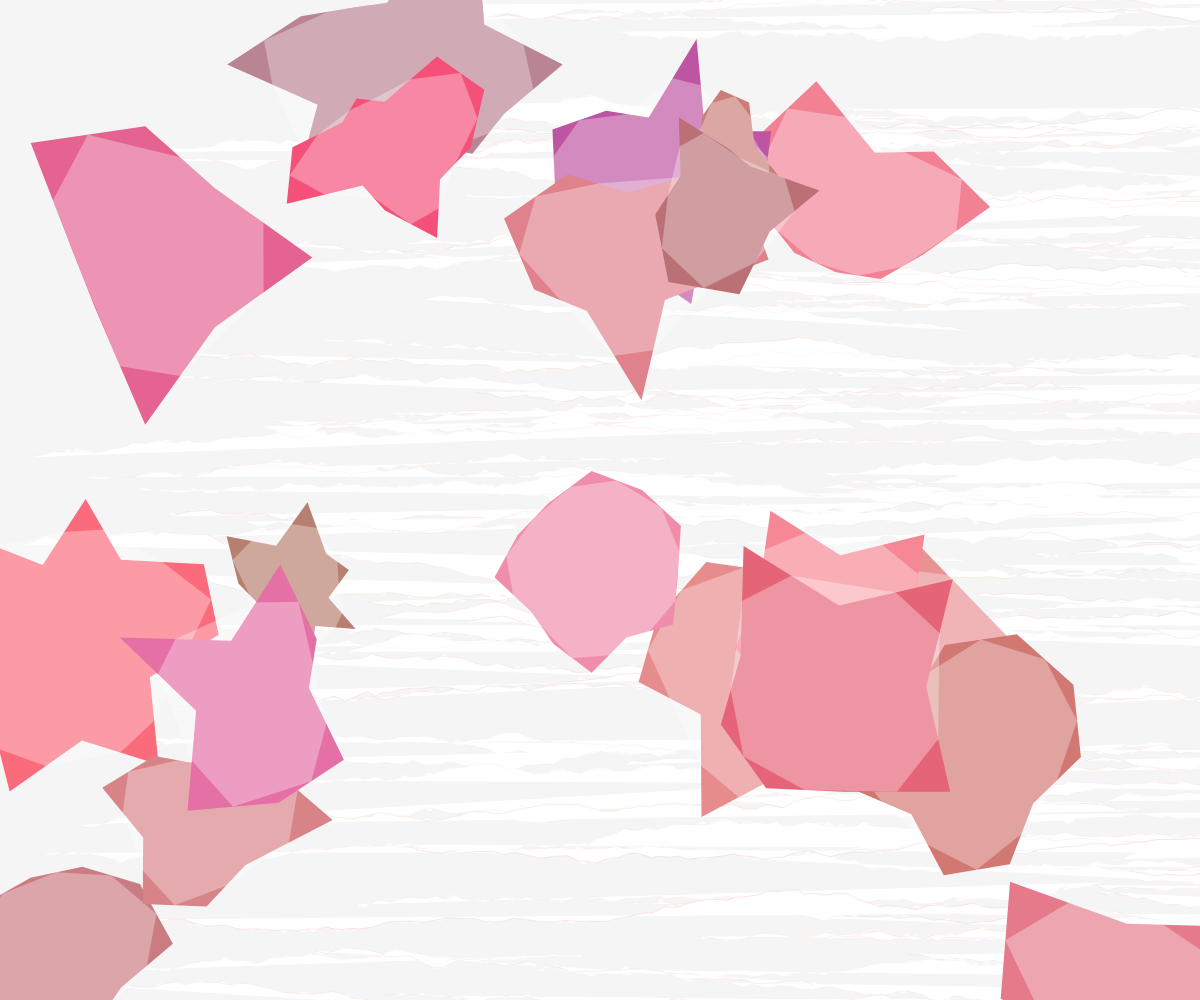
Frame 1 (no input)
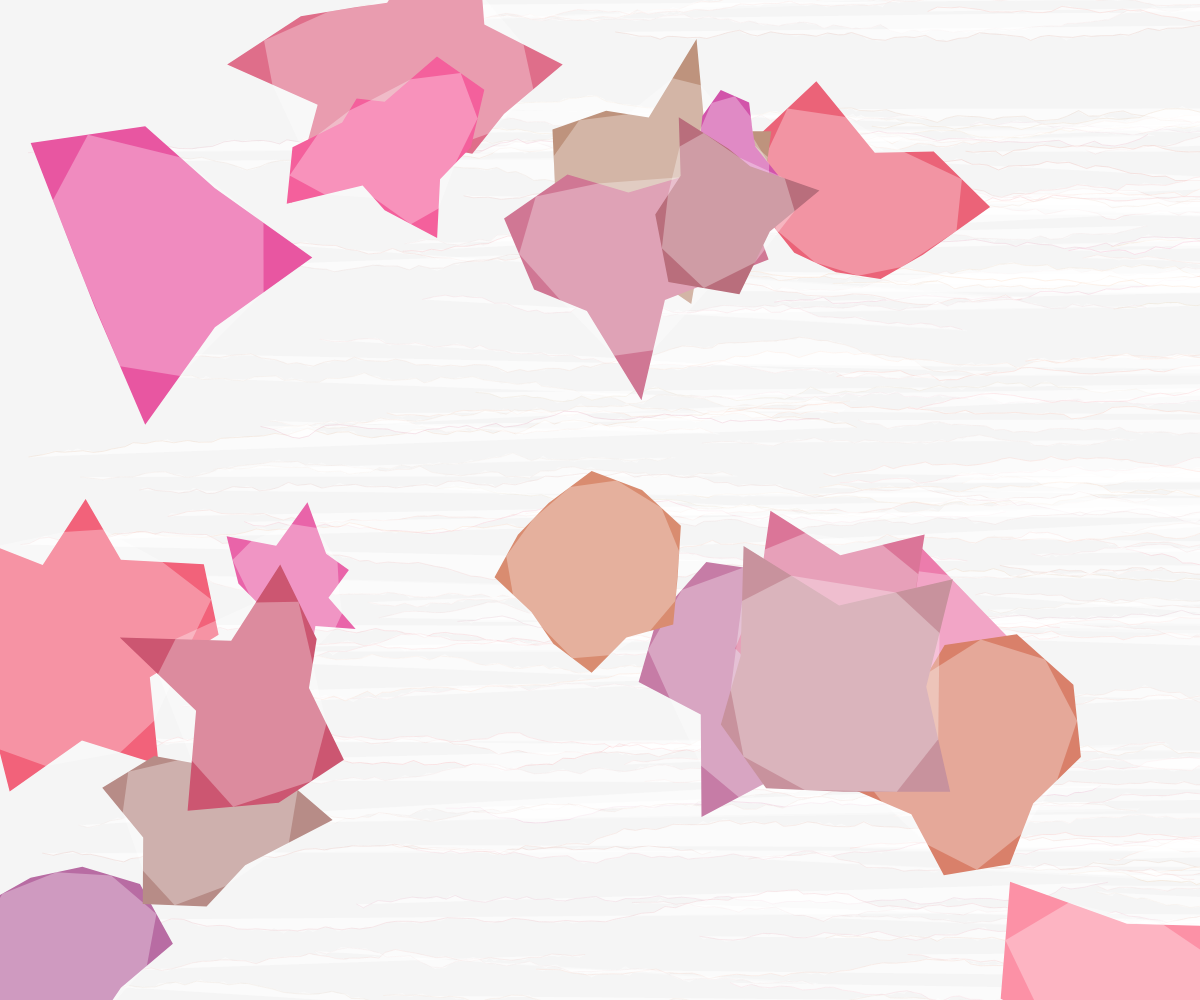
Frame 2 (the mouse pressed at the canvas centre, redrawn once)

The p5.js sketch that drew these frames (run headless with seeded random() and noise() and a simulated clock; the mouse was pressed at the canvas centre and the sketch redrawn once):

// p5.js sketch
// ── sketch.js
let forms = [];
let veins = [];

function setup() {
  createCanvas(windowWidth, windowHeight);
  noLoop();

  // Create organic forms inspired by rhododendrons
  for (let i = 0; i < 20; i++) {
    let x = random(width);
    let y = random(height);
    let size = random(80, 200);
    let form = new OrganicForm(x, y, size);
    forms.push(form);
  }

  // Create vein-like networks
  for (let i = 0; i < 150; i++) {
    let v = new Vein();
    veins.push(v);
  }
}

function draw() {
  background(245);

  // Draw veins first so they appear under forms
  strokeWeight(0.5);
  for (let vein of veins) {
    vein.display();
  }

  // Draw forms on top
  for (let form of forms) {
    form.display();
  }
}

class OrganicForm {
  constructor(x, y, size) {
    this.x = x;
    this.y = y;
    this.size = size;
    this.segments = [];
    this.generateSegments();
  }

  generateSegments() {
    let numSegments = floor(random(8, 15));
    for (let i = 0; i < numSegments; i++) {
      let angle = map(i, 0, numSegments, 0, TWO_PI);
      let radius = random(this.size * 0.3, this.size * 0.9);
      let px = this.x + cos(angle) * radius;
      let py = this.y + sin(angle) * radius;
      this.segments.push({ x: px, y: py });
    }
  }

  display() {
    // Fill with saturated jewel tone
    fill(random(180, 255), random(80, 150), random(100, 180));
    noStroke();
    
    // Draw form as a complex organic shape
    beginShape();
    for (let seg of this.segments) {
      vertex(seg.x, seg.y);
    }
    endShape(CLOSE);

    // Add pastel highlight
    fill(255, 255, 255, 80);
    noStroke();
    beginShape();
    for (let i = 0; i < this.segments.length; i++) {
      let seg = this.segments[i];
      let nextSeg = this.segments[(i + 1) % this.segments.length];
      let midX = (seg.x + nextSeg.x) / 2;
      let midY = (seg.y + nextSeg.y) / 2;
      vertex(midX, midY);
    }
    endShape(CLOSE);
  }
}

class Vein {
  constructor() {
    this.points = [];
    this.generatePath();
  }

  generatePath() {
    let x = random(width);
    let y = random(height);
    let len = random(80, 200);
    
    for (let i = 0; i < len; i++) {
      if (i === 0) {
        this.points.push({x: x, y: y});
      } else {
        let last = this.points[this.points.length - 1];
        let angle = random(-0.5, 0.5);
        let dx = cos(angle) * random(3, 8);
        let dy = sin(angle) * random(3, 8);
        this.points.push({
          x: last.x + dx,
          y: last.y + dy
        });
      }
    }
  }

  display() {
    // Draw vein with etched crystalline clarity
    strokeWeight(random(0.3, 1));
    stroke(255, 255, 255, 100);
    
    beginShape();
    for (let p of this.points) {
      vertex(p.x, p.y);
    }
    endShape();
    
    // Add subtle color variation to veins
    strokeWeight(random(0.1, 0.3));
    stroke(
      random(200, 255),
      random(100, 180),
      random(100, 160),
      150
    );
    
    beginShape();
    for (let i = 0; i < this.points.length; i += 2) {
      vertex(this.points[i].x, this.points[i].y);
    }
    endShape();
  }
}

function windowResized() {
  resizeCanvas(windowWidth, windowHeight);
}
